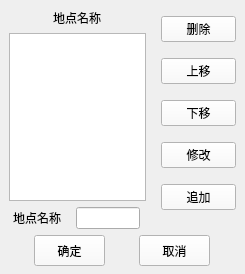
<?xml version="1.0" encoding="UTF-8"?>
<ui version="4.0">
 <class>CarLocationEditClass</class>
 <widget class="QWidget" name="CarLocationEditClass">
  <property name="geometry">
   <rect>
    <x>0</x>
    <y>0</y>
    <width>245</width>
    <height>274</height>
   </rect>
  </property>
  <property name="maximumSize">
   <size>
    <width>245</width>
    <height>274</height>
   </size>
  </property>
  <property name="windowTitle">
   <string>CarLocationEdit</string>
  </property>
  <layout class="QVBoxLayout" name="verticalLayout">
   <property name="spacing">
    <number>6</number>
   </property>
   <property name="leftMargin">
    <number>0</number>
   </property>
   <property name="topMargin">
    <number>0</number>
   </property>
   <property name="rightMargin">
    <number>0</number>
   </property>
   <property name="bottomMargin">
    <number>8</number>
   </property>
   <item>
    <layout class="QHBoxLayout" name="horizontalLayout">
     <item>
      <widget class="QWidget" name="widget" native="true">
       <layout class="QVBoxLayout" name="verticalLayout_3">
        <property name="leftMargin">
         <number>9</number>
        </property>
        <property name="topMargin">
         <number>9</number>
        </property>
        <property name="rightMargin">
         <number>9</number>
        </property>
        <property name="bottomMargin">
         <number>0</number>
        </property>
        <item alignment="Qt::AlignHCenter">
         <widget class="QLabel" name="label">
          <property name="text">
           <string>地点名称</string>
          </property>
         </widget>
        </item>
        <item>
         <widget class="QTextEdit" name="addrName"/>
        </item>
        <item>
         <layout class="QHBoxLayout" name="horizontalLayout_3">
          <item>
           <widget class="QLabel" name="label_2">
            <property name="maximumSize">
             <size>
              <width>53</width>
              <height>16777215</height>
             </size>
            </property>
            <property name="text">
             <string>地点名称：</string>
            </property>
           </widget>
          </item>
          <item>
           <widget class="QLineEdit" name="addr">
            <property name="maximumSize">
             <size>
              <width>64</width>
              <height>16777215</height>
             </size>
            </property>
           </widget>
          </item>
         </layout>
        </item>
       </layout>
      </widget>
     </item>
     <item>
      <widget class="QWidget" name="widget_2" native="true">
       <property name="minimumSize">
        <size>
         <width>84</width>
         <height>217</height>
        </size>
       </property>
       <layout class="QVBoxLayout" name="verticalLayout_2">
        <property name="spacing">
         <number>0</number>
        </property>
        <property name="leftMargin">
         <number>0</number>
        </property>
        <property name="topMargin">
         <number>0</number>
        </property>
        <property name="rightMargin">
         <number>9</number>
        </property>
        <property name="bottomMargin">
         <number>0</number>
        </property>
        <item>
         <widget class="QPushButton" name="delete_2">
          <property name="styleSheet">
           <string notr="true">background-color: rgb(250, 250, 250);</string>
          </property>
          <property name="text">
           <string>删除</string>
          </property>
         </widget>
        </item>
        <item>
         <widget class="QPushButton" name="up">
          <property name="styleSheet">
           <string notr="true">background-color: rgb(250, 250, 250);</string>
          </property>
          <property name="text">
           <string>上移</string>
          </property>
         </widget>
        </item>
        <item>
         <widget class="QPushButton" name="down">
          <property name="styleSheet">
           <string notr="true">background-color: rgb(250, 250, 250);</string>
          </property>
          <property name="text">
           <string>下移</string>
          </property>
         </widget>
        </item>
        <item>
         <widget class="QPushButton" name="edit">
          <property name="styleSheet">
           <string notr="true">background-color: rgb(250, 250, 250);</string>
          </property>
          <property name="text">
           <string>修改</string>
          </property>
         </widget>
        </item>
        <item>
         <widget class="QPushButton" name="readdition">
          <property name="styleSheet">
           <string notr="true">background-color: rgb(250, 250, 250);</string>
          </property>
          <property name="text">
           <string>追加</string>
          </property>
         </widget>
        </item>
       </layout>
      </widget>
     </item>
    </layout>
   </item>
   <item>
    <widget class="QWidget" name="widget_3" native="true">
     <layout class="QHBoxLayout" name="horizontalLayout_2">
      <property name="spacing">
       <number>0</number>
      </property>
      <property name="leftMargin">
       <number>0</number>
      </property>
      <property name="topMargin">
       <number>0</number>
      </property>
      <property name="rightMargin">
       <number>0</number>
      </property>
      <property name="bottomMargin">
       <number>0</number>
      </property>
      <item>
       <widget class="QPushButton" name="OK">
        <property name="minimumSize">
         <size>
          <width>71</width>
          <height>31</height>
         </size>
        </property>
        <property name="maximumSize">
         <size>
          <width>71</width>
          <height>31</height>
         </size>
        </property>
        <property name="styleSheet">
         <string notr="true">background-color: rgb(250, 250, 250);</string>
        </property>
        <property name="text">
         <string>确定</string>
        </property>
       </widget>
      </item>
      <item>
       <widget class="QPushButton" name="cancel">
        <property name="minimumSize">
         <size>
          <width>71</width>
          <height>31</height>
         </size>
        </property>
        <property name="maximumSize">
         <size>
          <width>71</width>
          <height>31</height>
         </size>
        </property>
        <property name="styleSheet">
         <string notr="true">background-color: rgb(250, 250, 250);</string>
        </property>
        <property name="text">
         <string>取消</string>
        </property>
       </widget>
      </item>
     </layout>
    </widget>
   </item>
  </layout>
 </widget>
 <layoutdefault spacing="6" margin="11"/>
 <resources/>
 <connections/>
</ui>
